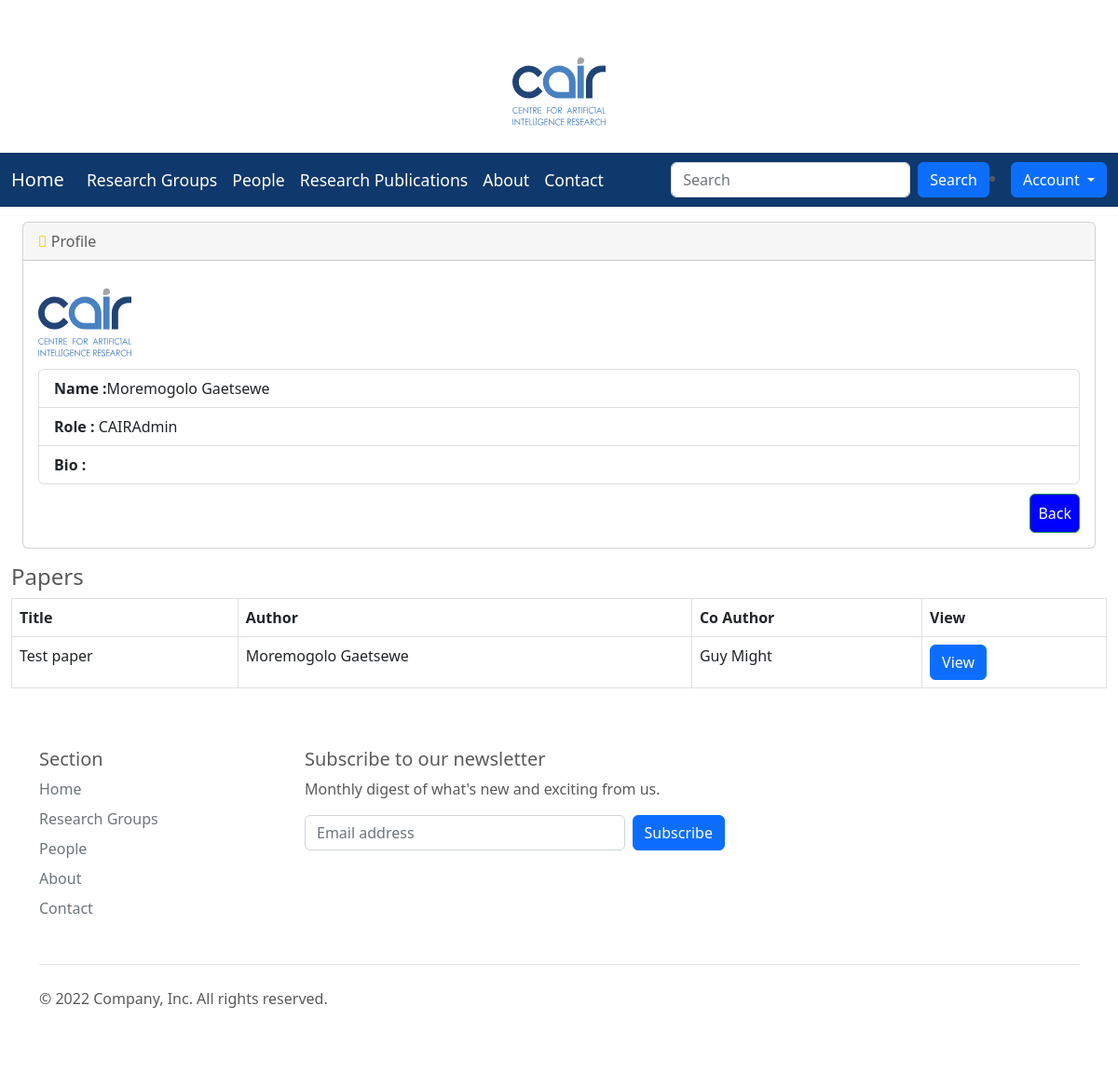
Page /avprofle/1 on the earlier database version.
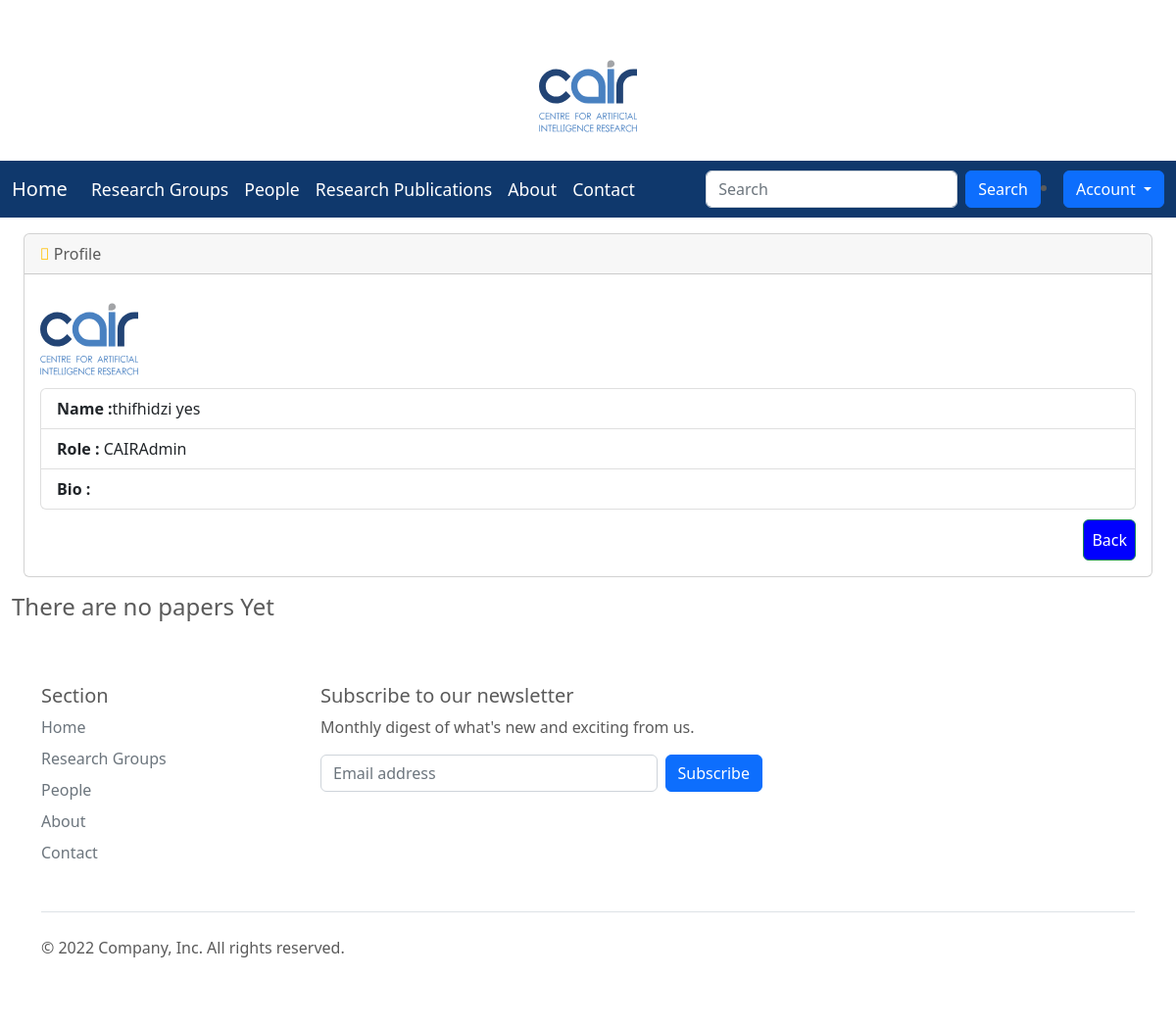
Same page on the later database version.
### researchapp/models.py (models this page shows, shortened)
class User(AbstractUser):
    role = models.ForeignKey(Role, on_delete=models.CASCADE, default=None,blank=True , null=TRUE)
    university = models.ForeignKey(University, on_delete=models.CASCADE, default=None,blank=True , null=TRUE)
    group = models.ForeignKey(Group, on_delete=models.CASCADE, default=None,blank=True , null=TRUE)
    bio = models.CharField(max_length=100, blank=True , null=TRUE)
    student_role = models.ForeignKey(StudentRole, on_delete=models.CASCADE, default=None,blank=True , null=TRUE)
    image = models.ImageField(upload_to = 'images/profilePic',blank=True , null=TRUE)

class Paper(models.Model):
    title = models.CharField(max_length=100)
    author = models.CharField(max_length=50)
    co_author = models.CharField(max_length=50)
    description =  models.TextField()
    category  = models.ForeignKey(PaperType, on_delete=models.CASCADE, default=None,blank=True , null=TRUE)
    group = models.ForeignKey(Group, on_delete=models.CASCADE, default=None,blank=True , null=TRUE)
    publication = models.FileField(upload_to='pdf/publications')
    peerReview = models.FileField(upload_to='pdf/peerReview', blank=True , null=TRUE)
    created = models.DateField(auto_now_add=True)

class Role(models.Model):
    RoleType = models.CharField(max_length=100)

### researchapp/views.py (the view)
# urls.py: path('avprofle/<int:pk>', views.AViewProfile.as_view(), name='avprofile'),
class AViewProfile(DetailView):
    model=User
    template_name = 'viewProfile.html'
    def get_context_data(self, **kwargs):
        context = super(AViewProfile, self).get_context_data(**kwargs)
        author_id = self.kwargs['pk']
        query=""
        query_string= User.objects.all().filter(id=author_id)
        for i in query_string:
            query+=str(i.first_name)+" "+str(i.last_name)
        entry_query = get_query(query, ['author', 'co_author'])
        a=Paper.objects.all().filter(entry_query)
        context['papers'] = a
        return context

### researchapp/views.py (called while the page is built)
def normalize_query(query_string,
                    findterms=re.compile(r'"([^"]+)"|(\S+)').findall,
                    normspace=re.compile(r'\s{2,}').sub):
    return [normspace(' ', (t[0] or t[1]).strip()) for t in findterms(query_string)]

def get_query(query_string, search_fields):
    query = None # Query to search for every search term
    terms = normalize_query(query_string)
    for term in terms:
        or_query = None # Query to search for a given term in each field
        for field_name in search_fields:
            q = Q(**{"%s__icontains" % field_name: term})
            if or_query is None:
                or_query = q
            else:
                or_query = or_query | q
        if query is None:
            query = or_query
        else:
            query = query & or_query
    return query

### researchapp/templates/viewProfile.html (shortened to what this page needs)
{% extends 'base.html' %}
{% load static %}
{% block style %}
    <link rel="stylesheet" href="{% static 'css/style1.css' %}">
    <link href="https://cdn.jsdelivr.net/npm/bootstrap@5.2.0/dist/css/bootstrap.min.css"
    rel="stylesheet">
    <link href='https://cdnjs.cloudflare.com/ajax/libs/font-awesome/4.0.3/css/font-awesome.css' rel='stylesheet'>
    <body oncontextmenu='return false' class='snippet-body'>
{% endblock %}
{% block body %}
<div class="container-fluid">
        <div class="row">
          <div class="col-12 mb-3">
          <div class="col-12 mb-3">
              <div id="content-wrapper">
        <div class="container-fluid">
            <div class="card mb-3">
                <div class="card-header">
                    <i class="fas fa-table text-warning"></i>
                    Profile
                </div>
                <div class="card-body">
                    <img class="img-fluid" alt="100%x280"
                                             src= {% if object.uni.image %}{{ object.uni.image.url }}{% else %} {% static 'media/logo.svg' %}{% endif %} style="width:100px;height:100px">
 <div class="row">
        <div class="col-12">
            <ul class="list-group">
              <li class="list-group-item"><strong>Name :</strong>{{ object.first_name}} {{ object.last_name}}  </li>
              <li class="list-group-item"><strong>Role :</strong> {{ object.role.RoleType}}</li>
              <li class="list-group-item"><strong>Bio :</strong></li>
            </ul>
        </div>
    </div>
    <div class="row top-buffer" style="padding-top: 10px">
        <div class="col-12">
                <a href="{% url 'people' %}"><button type="button" style="padding: 8px; float: right; background-color: blue; color: white;" class="btn btn-success">Back</button></a>
        </div>
    </div>
          </div>
        </div>
      </div>
    </div>
    {% if papers %}
    <h4> Papers</h4>
      <div class="table-responsive">
                        <table class="table table-bordered" id="dataTable" width="100%" cellspacing="0">
                            <thead>
                            <tr>
                                <th>Title</th>
                                <th>Author</th>
                                <th>Co Author</th>
                                <th>View</th>
                            </tr>
                            </thead>
                            <tbody>
                            {% for paper in papers %}
                                <tr>
                                    <td>{{ paper.title }}</td>
                                    <td>
                                   	{{ paper.author}}
                                    </td>
                                    <td>{{ paper.co_author }}</td>
                                    <td>
                <a href=""><button type="button" class="btn btn-primary"> View</button></a>
                 </td>
                            {% endfor %}
                            {% else %}
                            <h4> There are no papers Yet</h4>
                        {% endif %}
                            </tbody>
                        </table></div>
{% endblock %}

Differences in the rows shown:
no longer on this page (row edited): Paper: title "Test paper", author "Moremogolo Gaetsewe", co_author "Guy Might"
changed User "CAIRAdmin": first_name "Moremogolo" → "thifhidzi"; last_name "Gaetsewe" → "yes"
Other differences:
text no longer shown: "Papers Title Author Co Author View"
text now shown: "There are no papers Yet"
